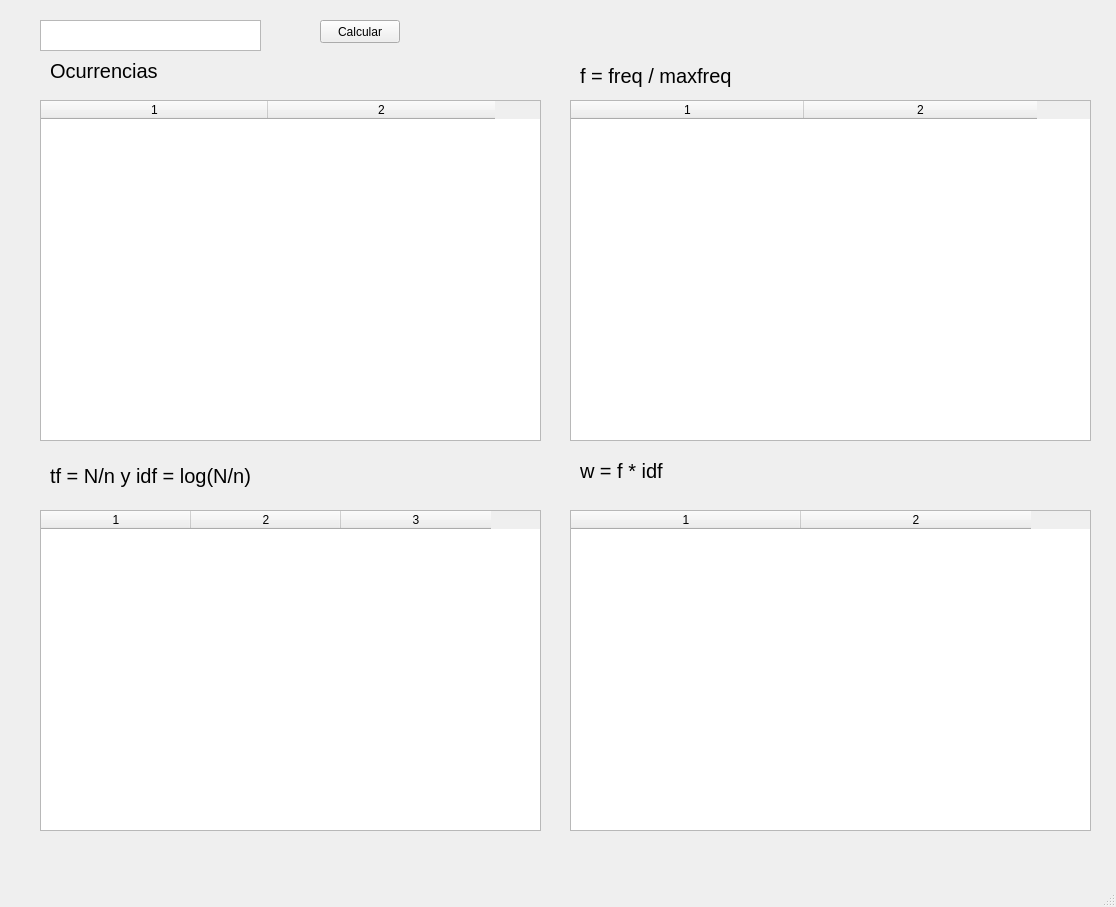
<?xml version="1.0" encoding="UTF-8"?>
<ui version="4.0">
 <class>MainWindow</class>
 <widget class="QMainWindow" name="MainWindow">
  <property name="geometry">
   <rect>
    <x>0</x>
    <y>0</y>
    <width>1116</width>
    <height>907</height>
   </rect>
  </property>
  <property name="windowTitle">
   <string>MainWindow</string>
  </property>
  <widget class="QWidget" name="centralwidget">
   <widget class="QTextEdit" name="txtTexto">
    <property name="geometry">
     <rect>
      <x>40</x>
      <y>20</y>
      <width>221</width>
      <height>31</height>
     </rect>
    </property>
   </widget>
   <widget class="QPushButton" name="btnCalcular">
    <property name="geometry">
     <rect>
      <x>320</x>
      <y>20</y>
      <width>80</width>
      <height>23</height>
     </rect>
    </property>
    <property name="text">
     <string>Calcular</string>
    </property>
   </widget>
   <widget class="QTableWidget" name="tblOcurrencias">
    <property name="geometry">
     <rect>
      <x>40</x>
      <y>100</y>
      <width>501</width>
      <height>341</height>
     </rect>
    </property>
    <property name="lineWidth">
     <number>1</number>
    </property>
    <property name="midLineWidth">
     <number>0</number>
    </property>
    <property name="columnCount">
     <number>2</number>
    </property>
    <attribute name="horizontalHeaderDefaultSectionSize">
     <number>227</number>
    </attribute>
    <column/>
    <column/>
   </widget>
   <widget class="QTableWidget" name="tblTFIDF">
    <property name="geometry">
     <rect>
      <x>40</x>
      <y>510</y>
      <width>501</width>
      <height>321</height>
     </rect>
    </property>
    <property name="columnCount">
     <number>3</number>
    </property>
    <attribute name="horizontalHeaderDefaultSectionSize">
     <number>150</number>
    </attribute>
    <column/>
    <column/>
    <column/>
   </widget>
   <widget class="QTableWidget" name="tblFrecuencia">
    <property name="geometry">
     <rect>
      <x>570</x>
      <y>100</y>
      <width>521</width>
      <height>341</height>
     </rect>
    </property>
    <property name="columnCount">
     <number>2</number>
    </property>
    <attribute name="horizontalHeaderDefaultSectionSize">
     <number>233</number>
    </attribute>
    <column/>
    <column/>
   </widget>
   <widget class="QTableWidget" name="tblWeights">
    <property name="geometry">
     <rect>
      <x>570</x>
      <y>510</y>
      <width>521</width>
      <height>321</height>
     </rect>
    </property>
    <property name="columnCount">
     <number>2</number>
    </property>
    <attribute name="horizontalHeaderDefaultSectionSize">
     <number>230</number>
    </attribute>
    <column/>
    <column/>
   </widget>
   <widget class="QLabel" name="label">
    <property name="geometry">
     <rect>
      <x>50</x>
      <y>460</y>
      <width>271</width>
      <height>31</height>
     </rect>
    </property>
    <property name="font">
     <font>
      <pointsize>15</pointsize>
     </font>
    </property>
    <property name="text">
     <string>tf = N/n y idf = log(N/n)</string>
    </property>
   </widget>
   <widget class="QLabel" name="label_2">
    <property name="geometry">
     <rect>
      <x>50</x>
      <y>60</y>
      <width>201</width>
      <height>21</height>
     </rect>
    </property>
    <property name="font">
     <font>
      <pointsize>15</pointsize>
     </font>
    </property>
    <property name="text">
     <string>Ocurrencias</string>
    </property>
   </widget>
   <widget class="QLabel" name="label_3">
    <property name="geometry">
     <rect>
      <x>580</x>
      <y>60</y>
      <width>251</width>
      <height>31</height>
     </rect>
    </property>
    <property name="font">
     <font>
      <pointsize>15</pointsize>
     </font>
    </property>
    <property name="text">
     <string>f = freq / maxfreq</string>
    </property>
   </widget>
   <widget class="QLabel" name="label_4">
    <property name="geometry">
     <rect>
      <x>580</x>
      <y>450</y>
      <width>171</width>
      <height>41</height>
     </rect>
    </property>
    <property name="font">
     <font>
      <pointsize>15</pointsize>
     </font>
    </property>
    <property name="text">
     <string>w = f * idf</string>
    </property>
   </widget>
  </widget>
  <widget class="QMenuBar" name="menubar">
   <property name="geometry">
    <rect>
     <x>0</x>
     <y>0</y>
     <width>1116</width>
     <height>20</height>
    </rect>
   </property>
  </widget>
  <widget class="QStatusBar" name="statusbar"/>
 </widget>
 <resources/>
 <connections/>
</ui>
